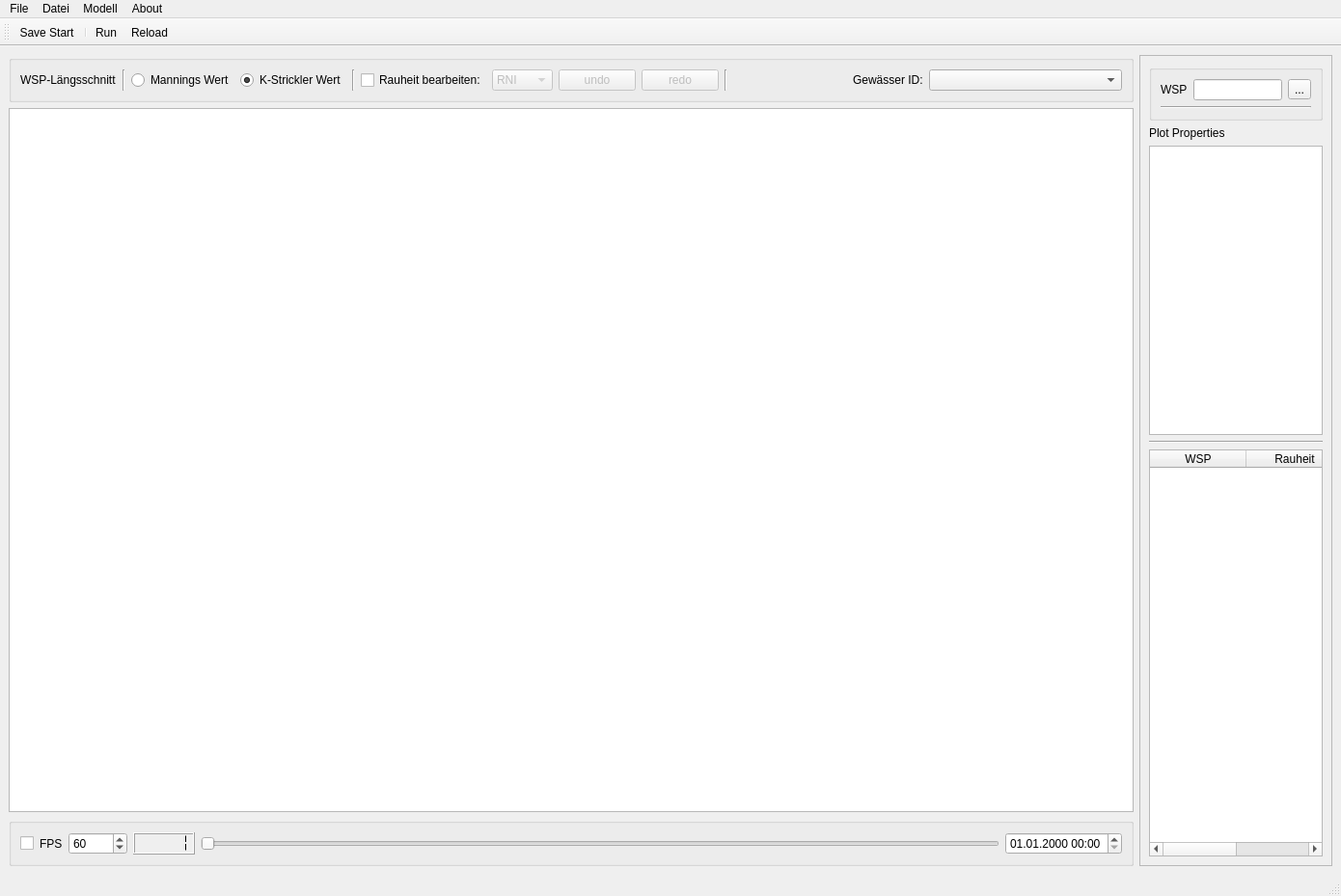
<?xml version="1.0" encoding="UTF-8"?>
<ui version="4.0">
 <class>MainWindow</class>
 <widget class="QMainWindow" name="MainWindow">
  <property name="geometry">
   <rect>
    <x>0</x>
    <y>0</y>
    <width>1390</width>
    <height>929</height>
   </rect>
  </property>
  <property name="font">
   <font>
    <family>Segoe UI</family>
    <pointsize>9</pointsize>
   </font>
  </property>
  <property name="acceptDrops">
   <bool>true</bool>
  </property>
  <property name="windowTitle">
   <string>Hydret1D-GUI  v1.2.5</string>
  </property>
  <property name="windowIcon">
   <iconset>
    <normaloff>hydret1D.ico</normaloff>hydret1D.ico</iconset>
  </property>
  <property name="toolButtonStyle">
   <enum>Qt::ToolButtonIconOnly</enum>
  </property>
  <property name="dockOptions">
   <set>QMainWindow::AllowNestedDocks|QMainWindow::AllowTabbedDocks|QMainWindow::AnimatedDocks</set>
  </property>
  <widget class="QWidget" name="centralwidget">
   <layout class="QGridLayout" name="gridLayout_2">
    <item row="1" column="0">
     <widget class="PlotWidget" name="langView"/>
    </item>
    <item row="2" column="0">
     <widget class="QGroupBox" name="groupBox_2">
      <property name="title">
       <string/>
      </property>
      <property name="flat">
       <bool>true</bool>
      </property>
      <layout class="QHBoxLayout" name="horizontalLayout_3">
       <item>
        <widget class="QCheckBox" name="play_lzeit">
         <property name="text">
          <string/>
         </property>
         <property name="icon">
          <iconset>
           <normaloff>../icons/resume.bmp</normaloff>../icons/resume.bmp</iconset>
         </property>
        </widget>
       </item>
       <item>
        <widget class="QLabel" name="label_99">
         <property name="maximumSize">
          <size>
           <width>30</width>
           <height>16777215</height>
          </size>
         </property>
         <property name="text">
          <string>FPS</string>
         </property>
        </widget>
       </item>
       <item>
        <widget class="QSpinBox" name="fps">
         <property name="minimum">
          <number>1</number>
         </property>
         <property name="maximum">
          <number>99999</number>
         </property>
         <property name="value">
          <number>60</number>
         </property>
        </widget>
       </item>
       <item>
        <widget class="QLCDNumber" name="lzeitlcd">
         <property name="font">
          <font>
           <weight>75</weight>
           <bold>true</bold>
          </font>
         </property>
         <property name="autoFillBackground">
          <bool>true</bool>
         </property>
         <property name="segmentStyle">
          <enum>QLCDNumber::Flat</enum>
         </property>
         <property name="intValue" stdset="0">
          <number>1</number>
         </property>
        </widget>
       </item>
       <item>
        <widget class="QSlider" name="lzeitslider">
         <property name="pageStep">
          <number>5</number>
         </property>
         <property name="sliderPosition">
          <number>0</number>
         </property>
         <property name="orientation">
          <enum>Qt::Horizontal</enum>
         </property>
         <property name="tickInterval">
          <number>1</number>
         </property>
        </widget>
       </item>
       <item>
        <widget class="QDateTimeEdit" name="show_simdatetime">
         <property name="accelerated">
          <bool>true</bool>
         </property>
         <property name="displayFormat">
          <string>dd.MM.yyyy HH:mm</string>
         </property>
        </widget>
       </item>
      </layout>
     </widget>
    </item>
    <item row="0" column="0">
     <widget class="QGroupBox" name="groupBox">
      <property name="flat">
       <bool>true</bool>
      </property>
      <layout class="QHBoxLayout" name="horizontalLayout_2">
       <item>
        <widget class="QLabel" name="label_3">
         <property name="text">
          <string>WSP-Längsschnitt</string>
         </property>
        </widget>
       </item>
       <item>
        <widget class="Line" name="line">
         <property name="orientation">
          <enum>Qt::Vertical</enum>
         </property>
        </widget>
       </item>
       <item>
        <widget class="QRadioButton" name="mannings">
         <property name="text">
          <string>Mannings Wert</string>
         </property>
         <attribute name="buttonGroup">
          <string notr="true">rType</string>
         </attribute>
        </widget>
       </item>
       <item>
        <widget class="QRadioButton" name="strickler">
         <property name="text">
          <string>K-Strickler Wert</string>
         </property>
         <property name="checked">
          <bool>true</bool>
         </property>
         <attribute name="buttonGroup">
          <string notr="true">rType</string>
         </attribute>
        </widget>
       </item>
       <item>
        <widget class="Line" name="line_3">
         <property name="orientation">
          <enum>Qt::Vertical</enum>
         </property>
        </widget>
       </item>
       <item>
        <widget class="QCheckBox" name="rauEdit">
         <property name="text">
          <string>Rauheit bearbeiten:</string>
         </property>
        </widget>
       </item>
       <item>
        <widget class="QComboBox" name="wspRau">
         <property name="enabled">
          <bool>false</bool>
         </property>
         <item>
          <property name="text">
           <string>RNI</string>
          </property>
         </item>
         <item>
          <property name="text">
           <string>RNV1</string>
          </property>
         </item>
         <item>
          <property name="text">
           <string>RNV2</string>
          </property>
         </item>
         <item>
          <property name="text">
           <string>RNV3</string>
          </property>
         </item>
         <item>
          <property name="text">
           <string>RNV4</string>
          </property>
         </item>
         <item>
          <property name="text">
           <string>RNV5</string>
          </property>
         </item>
         <item>
          <property name="text">
           <string>RNV6</string>
          </property>
         </item>
         <item>
          <property name="text">
           <string>RNV7</string>
          </property>
         </item>
        </widget>
       </item>
       <item>
        <widget class="QPushButton" name="undo">
         <property name="enabled">
          <bool>false</bool>
         </property>
         <property name="text">
          <string>undo</string>
         </property>
        </widget>
       </item>
       <item>
        <widget class="QPushButton" name="redo">
         <property name="enabled">
          <bool>false</bool>
         </property>
         <property name="text">
          <string>redo</string>
         </property>
        </widget>
       </item>
       <item>
        <widget class="Line" name="line_4">
         <property name="orientation">
          <enum>Qt::Vertical</enum>
         </property>
        </widget>
       </item>
       <item>
        <spacer name="horizontalSpacer">
         <property name="orientation">
          <enum>Qt::Horizontal</enum>
         </property>
         <property name="sizeHint" stdset="0">
          <size>
           <width>40</width>
           <height>20</height>
          </size>
         </property>
        </spacer>
       </item>
       <item>
        <widget class="QLabel" name="label_93">
         <property name="text">
          <string>Gewässer ID:</string>
         </property>
        </widget>
       </item>
       <item>
        <widget class="QComboBox" name="lang_ID">
         <property name="minimumSize">
          <size>
           <width>200</width>
           <height>0</height>
          </size>
         </property>
        </widget>
       </item>
      </layout>
     </widget>
    </item>
    <item row="0" column="1" rowspan="3">
     <widget class="QFrame" name="frame_15">
      <property name="maximumSize">
       <size>
        <width>200</width>
        <height>16777215</height>
       </size>
      </property>
      <property name="frameShape">
       <enum>QFrame::StyledPanel</enum>
      </property>
      <layout class="QGridLayout" name="gridLayout_19">
       <item row="2" column="2" colspan="3">
        <widget class="QListWidget" name="ls_listWidget">
         <property name="maximumSize">
          <size>
           <width>16777215</width>
           <height>300</height>
          </size>
         </property>
         <property name="selectionMode">
          <enum>QAbstractItemView::NoSelection</enum>
         </property>
        </widget>
       </item>
       <item row="0" column="2" colspan="3">
        <widget class="QGroupBox" name="groupBox_4">
         <property name="title">
          <string/>
         </property>
         <property name="flat">
          <bool>true</bool>
         </property>
         <layout class="QGridLayout" name="gridLayout_3">
          <item row="0" column="0">
           <widget class="QLabel" name="label_4">
            <property name="text">
             <string>WSP</string>
            </property>
           </widget>
          </item>
          <item row="0" column="1">
           <widget class="QLineEdit" name="hch"/>
          </item>
          <item row="0" column="2">
           <widget class="QToolButton" name="hch_browse">
            <property name="text">
             <string>...</string>
            </property>
           </widget>
          </item>
          <item row="1" column="0" colspan="3">
           <widget class="Line" name="line_5">
            <property name="orientation">
             <enum>Qt::Horizontal</enum>
            </property>
           </widget>
          </item>
         </layout>
        </widget>
       </item>
       <item row="6" column="2" colspan="3">
        <widget class="QTableWidget" name="wrTable">
         <column>
          <property name="text">
           <string>WSP</string>
          </property>
         </column>
         <column>
          <property name="text">
           <string>Rauheit</string>
          </property>
         </column>
        </widget>
       </item>
       <item row="4" column="2" colspan="3">
        <widget class="Line" name="line_2">
         <property name="orientation">
          <enum>Qt::Horizontal</enum>
         </property>
        </widget>
       </item>
       <item row="1" column="2" colspan="3">
        <widget class="QLabel" name="label_6">
         <property name="text">
          <string>Plot Properties</string>
         </property>
        </widget>
       </item>
      </layout>
     </widget>
    </item>
   </layout>
  </widget>
  <widget class="QMenuBar" name="menubar">
   <property name="geometry">
    <rect>
     <x>0</x>
     <y>0</y>
     <width>1390</width>
     <height>21</height>
    </rect>
   </property>
   <widget class="QMenu" name="menuFile">
    <property name="title">
     <string>File</string>
    </property>
    <addaction name="savestart"/>
    <addaction name="closeall"/>
   </widget>
   <widget class="QMenu" name="menuAbout">
    <property name="title">
     <string>About</string>
    </property>
    <addaction name="checkver"/>
   </widget>
   <widget class="QMenu" name="menuRun">
    <property name="title">
     <string>Modell</string>
    </property>
    <addaction name="run"/>
    <addaction name="reload"/>
   </widget>
   <widget class="QMenu" name="menuDatei">
    <property name="title">
     <string>Datei</string>
    </property>
    <addaction name="addWSPData"/>
   </widget>
   <addaction name="menuFile"/>
   <addaction name="menuDatei"/>
   <addaction name="menuRun"/>
   <addaction name="menuAbout"/>
  </widget>
  <widget class="QStatusBar" name="statusBar"/>
  <widget class="QToolBar" name="toolBar">
   <property name="windowTitle">
    <string>toolBar</string>
   </property>
   <attribute name="toolBarArea">
    <enum>TopToolBarArea</enum>
   </attribute>
   <attribute name="toolBarBreak">
    <bool>false</bool>
   </attribute>
   <addaction name="savestart"/>
   <addaction name="separator"/>
   <addaction name="run"/>
   <addaction name="reload"/>
  </widget>
  <action name="settings">
   <property name="icon">
    <iconset>
     <normaloff>../icons/settings.ico</normaloff>../icons/settings.ico</iconset>
   </property>
   <property name="text">
    <string>Settings</string>
   </property>
  </action>
  <action name="closeall">
   <property name="enabled">
    <bool>true</bool>
   </property>
   <property name="text">
    <string>Exit</string>
   </property>
  </action>
  <action name="run">
   <property name="icon">
    <iconset>
     <normaloff>../icons/runmodel.ico</normaloff>../icons/runmodel.ico</iconset>
   </property>
   <property name="text">
    <string>Run...</string>
   </property>
   <property name="iconText">
    <string>Run</string>
   </property>
   <property name="shortcut">
    <string>Ctrl+R</string>
   </property>
  </action>
  <action name="checkver">
   <property name="text">
    <string>Updates...</string>
   </property>
  </action>
  <action name="savestart">
   <property name="icon">
    <iconset>
     <normaloff>../icons/savestart.bmp</normaloff>../icons/savestart.bmp</iconset>
   </property>
   <property name="text">
    <string>Save Start...</string>
   </property>
  </action>
  <action name="reload">
   <property name="icon">
    <iconset>
     <normaloff>../icons/reload.ico</normaloff>../icons/reload.ico</iconset>
   </property>
   <property name="text">
    <string>Reload...</string>
   </property>
  </action>
  <action name="addQData">
   <property name="text">
    <string>Q-Messung</string>
   </property>
  </action>
  <action name="addWSPData">
   <property name="text">
    <string>WSP-Messung</string>
   </property>
  </action>
 </widget>
 <customwidgets>
  <customwidget>
   <class>PlotWidget</class>
   <extends>QGraphicsView</extends>
   <header>pyqtgraph</header>
  </customwidget>
 </customwidgets>
 <resources/>
 <connections>
  <connection>
   <sender>rauEdit</sender>
   <signal>toggled(bool)</signal>
   <receiver>wspRau</receiver>
   <slot>setEnabled(bool)</slot>
   <hints>
    <hint type="sourcelabel">
     <x>422</x>
     <y>85</y>
    </hint>
    <hint type="destinationlabel">
     <x>525</x>
     <y>85</y>
    </hint>
   </hints>
  </connection>
 </connections>
 <buttongroups>
  <buttongroup name="lsType"/>
  <buttongroup name="rType"/>
 </buttongroups>
</ui>
